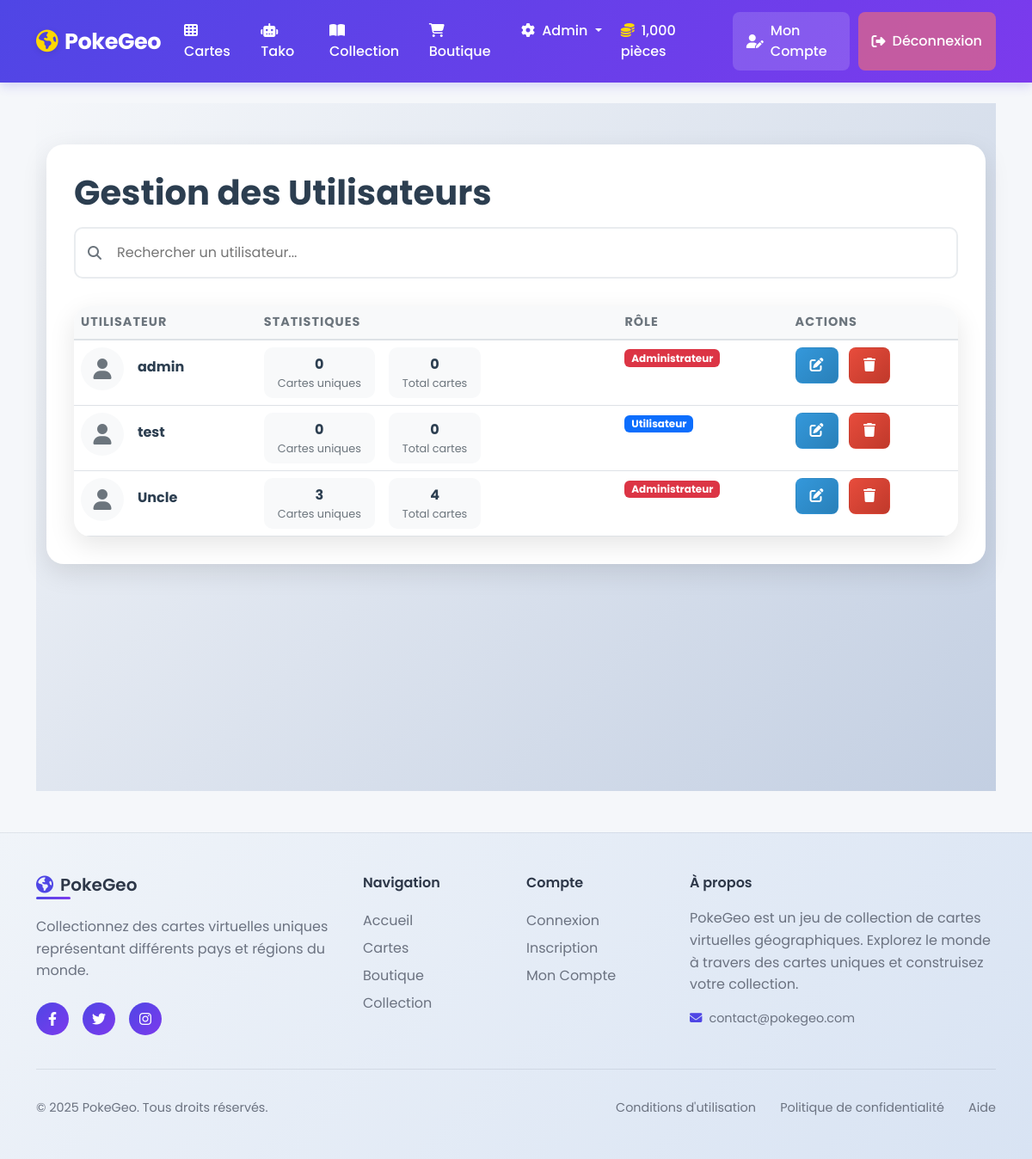
The page /admin/users.php (signed in) on the database its author committed.
### tables this page shows
CREATE TABLE `users` (
  `id` int(11) NOT NULL,
  `username` varchar(50) NOT NULL,
  `password` varchar(255) NOT NULL,
  `is_admin` tinyint(1) DEFAULT 0,
  `last_card_draw` timestamp NULL DEFAULT NULL,
  `coins` int(11) DEFAULT 1000,
  `created_at` timestamp NOT NULL DEFAULT current_timestamp()
);

### admin/users.php (the view, shortened to what this page needs)
<?php
require_once '../includes/header.php';
require_once '../config/database.php';
$query = "SELECT u.*,
          COUNT(uc.card_id) as card_count,
          COALESCE(SUM(uc.quantity), 0) as total_cards
          FROM users u
          LEFT JOIN user_cards uc ON u.id = uc.user_id
          GROUP BY u.id, u.username, u.is_admin
          ORDER BY u.username ASC";
$result = $pdo->query($query);
?>
<div class="admin-container">
    <div class="container">
        <div class="admin-header">
            <h1 class="admin-title">Gestion des Utilisateurs</h1>
            <div class="search-box">
                <i class="fas fa-search search-icon"></i>
                <input type="text" class="search-input" placeholder="Rechercher un utilisateur..."
                       onkeyup="searchUsers(this.value)">
            </div>
            <div class="users-table">
                <table class="table">
                    <thead>
                        <tr>
                            <th>Utilisateur</th>
                            <th>Statistiques</th>
                            <th>Rôle</th>
                            <th>Actions</th>
                        </tr>
                    </thead>
                    <tbody>
                        <?php while ($user = $result->fetch()): ?>
                            <tr>
                                <td>
                                    <div class="user-info">
                                        <?php if (!empty($user['avatar_url'])): ?>
                                            <img src="<?php echo htmlspecialchars($user['avatar_url']); ?>"
                                                 class="user-avatar"
                                                 alt="<?php echo htmlspecialchars($user['username']); ?>">
                                        <?php else: ?>
                                            <div class="user-avatar">
                                                <i class="fas fa-user"></i>
                                            </div>
                                        <?php endif; ?>
                                        <div>
                                            <div class="user-name"><?php echo htmlspecialchars($user['username']); ?></div>
                                        </div>
                                    </div>
                                </td>
                                <td>
                                    <div class="user-stats">
                                        <div class="stat-item">
                                            <div class="stat-value"><?php echo $user['card_count']; ?></div>
                                            <div class="stat-label">Cartes uniques</div>
                                        </div>
                                        <div class="stat-item">
                                            <div class="stat-value"><?php echo $user['total_cards']; ?></div>
                                            <div class="stat-label">Total cartes</div>
                                        </div>
                                    </div>
                                </td>
                                <td>
                                    <span class="badge bg-<?php echo $user['is_admin'] ? 'danger' : 'primary'; ?>">
                                        <?php echo $user['is_admin'] ? 'Administrateur' : 'Utilisateur'; ?>
                                    </span>
                                </td>
                                <td>
                                    <button class="btn btn-action btn-edit me-2"
                                            onclick="editUser(<?php echo $user['id']; ?>)">
                                        <i class="fas fa-edit"></i>
                                    </button>
                                    <button class="btn btn-action btn-delete"
                                            onclick="deleteUser(<?php echo $user['id']; ?>)">
                                        <i class="fas fa-trash"></i>
                                    </button>
                                </td>
                            </tr>
                        <?php endwhile; ?>
                    </tbody>
                </table>
            </div>
        </div>
    </div>
</div>
<?php
require_once '../includes/footer.php';
?>

### rows shown on the page
users: username "admin", card_count "0", total_cards "0", is_admin "Administrateur"
users: username "test", card_count "0", total_cards "0", is_admin "Utilisateur"
users: username "Uncle", card_count "3", total_cards "4", is_admin "Administrateur"

### other values the page prints
$_SESSION['coins'] "1,000"
